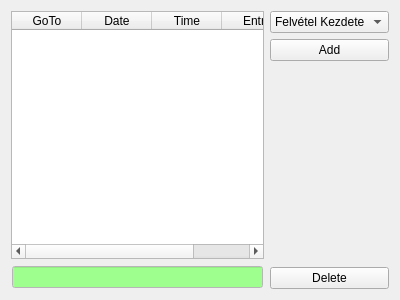
<?xml version="1.0" encoding="UTF-8"?>
<ui version="4.0">
 <class>LogWidget</class>
 <widget class="QWidget" name="LogWidget">
  <property name="geometry">
   <rect>
    <x>0</x>
    <y>0</y>
    <width>400</width>
    <height>300</height>
   </rect>
  </property>
  <property name="windowTitle">
   <string>Form</string>
  </property>
  <layout class="QHBoxLayout" name="horizontalLayout_2">
   <item>
    <layout class="QVBoxLayout" name="verticalLayout">
     <item>
      <widget class="QTableWidget" name="log">
       <attribute name="horizontalHeaderCascadingSectionResizes">
        <bool>true</bool>
       </attribute>
       <attribute name="horizontalHeaderDefaultSectionSize">
        <number>70</number>
       </attribute>
       <attribute name="horizontalHeaderMinimumSectionSize">
        <number>40</number>
       </attribute>
       <attribute name="horizontalHeaderStretchLastSection">
        <bool>true</bool>
       </attribute>
       <attribute name="verticalHeaderVisible">
        <bool>false</bool>
       </attribute>
       <attribute name="verticalHeaderStretchLastSection">
        <bool>false</bool>
       </attribute>
       <attribute name="verticalHeaderVisible">
        <bool>false</bool>
       </attribute>
       <attribute name="horizontalHeaderStretchLastSection">
        <bool>true</bool>
       </attribute>
       <attribute name="horizontalHeaderCascadingSectionResizes">
        <bool>true</bool>
       </attribute>
       <attribute name="horizontalHeaderMinimumSectionSize">
        <number>40</number>
       </attribute>
       <attribute name="verticalHeaderStretchLastSection">
        <bool>false</bool>
       </attribute>
       <attribute name="horizontalHeaderDefaultSectionSize">
        <number>70</number>
       </attribute>
       <column>
        <property name="text">
         <string>GoTo</string>
        </property>
       </column>
       <column>
        <property name="text">
         <string>Date</string>
        </property>
       </column>
       <column>
        <property name="text">
         <string>Time</string>
        </property>
       </column>
       <column>
        <property name="text">
         <string>Entry</string>
        </property>
       </column>
      </widget>
     </item>
     <item>
      <layout class="QHBoxLayout" name="horizontalLayout">
       <property name="margin">
        <number>1</number>
       </property>
       <item>
        <widget class="QLineEdit" name="entryLine">
         <property name="palette">
          <palette>
           <active>
            <colorrole role="WindowText">
             <brush brushstyle="SolidPattern">
              <color alpha="255">
               <red>0</red>
               <green>0</green>
               <blue>0</blue>
              </color>
             </brush>
            </colorrole>
            <colorrole role="Button">
             <brush brushstyle="SolidPattern">
              <color alpha="255">
               <red>255</red>
               <green>255</green>
               <blue>255</blue>
              </color>
             </brush>
            </colorrole>
            <colorrole role="Light">
             <brush brushstyle="SolidPattern">
              <color alpha="255">
               <red>255</red>
               <green>255</green>
               <blue>255</blue>
              </color>
             </brush>
            </colorrole>
            <colorrole role="Midlight">
             <brush brushstyle="SolidPattern">
              <color alpha="255">
               <red>255</red>
               <green>255</green>
               <blue>255</blue>
              </color>
             </brush>
            </colorrole>
            <colorrole role="Dark">
             <brush brushstyle="SolidPattern">
              <color alpha="255">
               <red>127</red>
               <green>127</green>
               <blue>127</blue>
              </color>
             </brush>
            </colorrole>
            <colorrole role="Mid">
             <brush brushstyle="SolidPattern">
              <color alpha="255">
               <red>170</red>
               <green>170</green>
               <blue>170</blue>
              </color>
             </brush>
            </colorrole>
            <colorrole role="Text">
             <brush brushstyle="SolidPattern">
              <color alpha="255">
               <red>0</red>
               <green>0</green>
               <blue>0</blue>
              </color>
             </brush>
            </colorrole>
            <colorrole role="BrightText">
             <brush brushstyle="SolidPattern">
              <color alpha="255">
               <red>255</red>
               <green>255</green>
               <blue>255</blue>
              </color>
             </brush>
            </colorrole>
            <colorrole role="ButtonText">
             <brush brushstyle="SolidPattern">
              <color alpha="255">
               <red>0</red>
               <green>0</green>
               <blue>0</blue>
              </color>
             </brush>
            </colorrole>
            <colorrole role="Base">
             <brush brushstyle="SolidPattern">
              <color alpha="255">
               <red>159</red>
               <green>255</green>
               <blue>142</blue>
              </color>
             </brush>
            </colorrole>
            <colorrole role="Window">
             <brush brushstyle="SolidPattern">
              <color alpha="255">
               <red>255</red>
               <green>255</green>
               <blue>255</blue>
              </color>
             </brush>
            </colorrole>
            <colorrole role="Shadow">
             <brush brushstyle="SolidPattern">
              <color alpha="255">
               <red>0</red>
               <green>0</green>
               <blue>0</blue>
              </color>
             </brush>
            </colorrole>
            <colorrole role="AlternateBase">
             <brush brushstyle="SolidPattern">
              <color alpha="255">
               <red>255</red>
               <green>255</green>
               <blue>255</blue>
              </color>
             </brush>
            </colorrole>
            <colorrole role="ToolTipBase">
             <brush brushstyle="SolidPattern">
              <color alpha="255">
               <red>255</red>
               <green>255</green>
               <blue>220</blue>
              </color>
             </brush>
            </colorrole>
            <colorrole role="ToolTipText">
             <brush brushstyle="SolidPattern">
              <color alpha="255">
               <red>0</red>
               <green>0</green>
               <blue>0</blue>
              </color>
             </brush>
            </colorrole>
           </active>
           <inactive>
            <colorrole role="WindowText">
             <brush brushstyle="SolidPattern">
              <color alpha="255">
               <red>0</red>
               <green>0</green>
               <blue>0</blue>
              </color>
             </brush>
            </colorrole>
            <colorrole role="Button">
             <brush brushstyle="SolidPattern">
              <color alpha="255">
               <red>255</red>
               <green>255</green>
               <blue>255</blue>
              </color>
             </brush>
            </colorrole>
            <colorrole role="Light">
             <brush brushstyle="SolidPattern">
              <color alpha="255">
               <red>255</red>
               <green>255</green>
               <blue>255</blue>
              </color>
             </brush>
            </colorrole>
            <colorrole role="Midlight">
             <brush brushstyle="SolidPattern">
              <color alpha="255">
               <red>255</red>
               <green>255</green>
               <blue>255</blue>
              </color>
             </brush>
            </colorrole>
            <colorrole role="Dark">
             <brush brushstyle="SolidPattern">
              <color alpha="255">
               <red>127</red>
               <green>127</green>
               <blue>127</blue>
              </color>
             </brush>
            </colorrole>
            <colorrole role="Mid">
             <brush brushstyle="SolidPattern">
              <color alpha="255">
               <red>170</red>
               <green>170</green>
               <blue>170</blue>
              </color>
             </brush>
            </colorrole>
            <colorrole role="Text">
             <brush brushstyle="SolidPattern">
              <color alpha="255">
               <red>0</red>
               <green>0</green>
               <blue>0</blue>
              </color>
             </brush>
            </colorrole>
            <colorrole role="BrightText">
             <brush brushstyle="SolidPattern">
              <color alpha="255">
               <red>255</red>
               <green>255</green>
               <blue>255</blue>
              </color>
             </brush>
            </colorrole>
            <colorrole role="ButtonText">
             <brush brushstyle="SolidPattern">
              <color alpha="255">
               <red>0</red>
               <green>0</green>
               <blue>0</blue>
              </color>
             </brush>
            </colorrole>
            <colorrole role="Base">
             <brush brushstyle="SolidPattern">
              <color alpha="255">
               <red>159</red>
               <green>255</green>
               <blue>142</blue>
              </color>
             </brush>
            </colorrole>
            <colorrole role="Window">
             <brush brushstyle="SolidPattern">
              <color alpha="255">
               <red>255</red>
               <green>255</green>
               <blue>255</blue>
              </color>
             </brush>
            </colorrole>
            <colorrole role="Shadow">
             <brush brushstyle="SolidPattern">
              <color alpha="255">
               <red>0</red>
               <green>0</green>
               <blue>0</blue>
              </color>
             </brush>
            </colorrole>
            <colorrole role="AlternateBase">
             <brush brushstyle="SolidPattern">
              <color alpha="255">
               <red>255</red>
               <green>255</green>
               <blue>255</blue>
              </color>
             </brush>
            </colorrole>
            <colorrole role="ToolTipBase">
             <brush brushstyle="SolidPattern">
              <color alpha="255">
               <red>255</red>
               <green>255</green>
               <blue>220</blue>
              </color>
             </brush>
            </colorrole>
            <colorrole role="ToolTipText">
             <brush brushstyle="SolidPattern">
              <color alpha="255">
               <red>0</red>
               <green>0</green>
               <blue>0</blue>
              </color>
             </brush>
            </colorrole>
           </inactive>
           <disabled>
            <colorrole role="WindowText">
             <brush brushstyle="SolidPattern">
              <color alpha="255">
               <red>127</red>
               <green>127</green>
               <blue>127</blue>
              </color>
             </brush>
            </colorrole>
            <colorrole role="Button">
             <brush brushstyle="SolidPattern">
              <color alpha="255">
               <red>255</red>
               <green>255</green>
               <blue>255</blue>
              </color>
             </brush>
            </colorrole>
            <colorrole role="Light">
             <brush brushstyle="SolidPattern">
              <color alpha="255">
               <red>255</red>
               <green>255</green>
               <blue>255</blue>
              </color>
             </brush>
            </colorrole>
            <colorrole role="Midlight">
             <brush brushstyle="SolidPattern">
              <color alpha="255">
               <red>255</red>
               <green>255</green>
               <blue>255</blue>
              </color>
             </brush>
            </colorrole>
            <colorrole role="Dark">
             <brush brushstyle="SolidPattern">
              <color alpha="255">
               <red>127</red>
               <green>127</green>
               <blue>127</blue>
              </color>
             </brush>
            </colorrole>
            <colorrole role="Mid">
             <brush brushstyle="SolidPattern">
              <color alpha="255">
               <red>170</red>
               <green>170</green>
               <blue>170</blue>
              </color>
             </brush>
            </colorrole>
            <colorrole role="Text">
             <brush brushstyle="SolidPattern">
              <color alpha="255">
               <red>127</red>
               <green>127</green>
               <blue>127</blue>
              </color>
             </brush>
            </colorrole>
            <colorrole role="BrightText">
             <brush brushstyle="SolidPattern">
              <color alpha="255">
               <red>255</red>
               <green>255</green>
               <blue>255</blue>
              </color>
             </brush>
            </colorrole>
            <colorrole role="ButtonText">
             <brush brushstyle="SolidPattern">
              <color alpha="255">
               <red>127</red>
               <green>127</green>
               <blue>127</blue>
              </color>
             </brush>
            </colorrole>
            <colorrole role="Base">
             <brush brushstyle="SolidPattern">
              <color alpha="255">
               <red>255</red>
               <green>255</green>
               <blue>255</blue>
              </color>
             </brush>
            </colorrole>
            <colorrole role="Window">
             <brush brushstyle="SolidPattern">
              <color alpha="255">
               <red>255</red>
               <green>255</green>
               <blue>255</blue>
              </color>
             </brush>
            </colorrole>
            <colorrole role="Shadow">
             <brush brushstyle="SolidPattern">
              <color alpha="255">
               <red>0</red>
               <green>0</green>
               <blue>0</blue>
              </color>
             </brush>
            </colorrole>
            <colorrole role="AlternateBase">
             <brush brushstyle="SolidPattern">
              <color alpha="255">
               <red>255</red>
               <green>255</green>
               <blue>255</blue>
              </color>
             </brush>
            </colorrole>
            <colorrole role="ToolTipBase">
             <brush brushstyle="SolidPattern">
              <color alpha="255">
               <red>255</red>
               <green>255</green>
               <blue>220</blue>
              </color>
             </brush>
            </colorrole>
            <colorrole role="ToolTipText">
             <brush brushstyle="SolidPattern">
              <color alpha="255">
               <red>0</red>
               <green>0</green>
               <blue>0</blue>
              </color>
             </brush>
            </colorrole>
           </disabled>
          </palette>
         </property>
        </widget>
       </item>
      </layout>
     </item>
    </layout>
   </item>
   <item>
    <layout class="QVBoxLayout" name="verticalLayout_2">
     <item>
      <widget class="QComboBox" name="presetTextsBox">
       <property name="sizePolicy">
        <sizepolicy hsizetype="Preferred" vsizetype="Fixed">
         <horstretch>0</horstretch>
         <verstretch>0</verstretch>
        </sizepolicy>
       </property>
       <property name="minimumSize">
        <size>
         <width>50</width>
         <height>0</height>
        </size>
       </property>
       <item>
        <property name="text">
         <string>Felvétel Kezdete</string>
        </property>
       </item>
       <item>
        <property name="text">
         <string>Felvétel Vége</string>
        </property>
       </item>
       <item>
        <property name="text">
         <string>Mozgás Kezdete</string>
        </property>
       </item>
       <item>
        <property name="text">
         <string>Mozgás Vége</string>
        </property>
       </item>
      </widget>
     </item>
     <item>
      <widget class="QPushButton" name="addButton">
       <property name="text">
        <string>Add</string>
       </property>
      </widget>
     </item>
     <item>
      <spacer name="verticalSpacer">
       <property name="orientation">
        <enum>Qt::Vertical</enum>
       </property>
       <property name="sizeHint" stdset="0">
        <size>
         <width>20</width>
         <height>40</height>
        </size>
       </property>
      </spacer>
     </item>
     <item>
      <widget class="QPushButton" name="delButton">
       <property name="text">
        <string>Delete</string>
       </property>
      </widget>
     </item>
    </layout>
   </item>
  </layout>
 </widget>
 <resources/>
 <connections/>
</ui>
